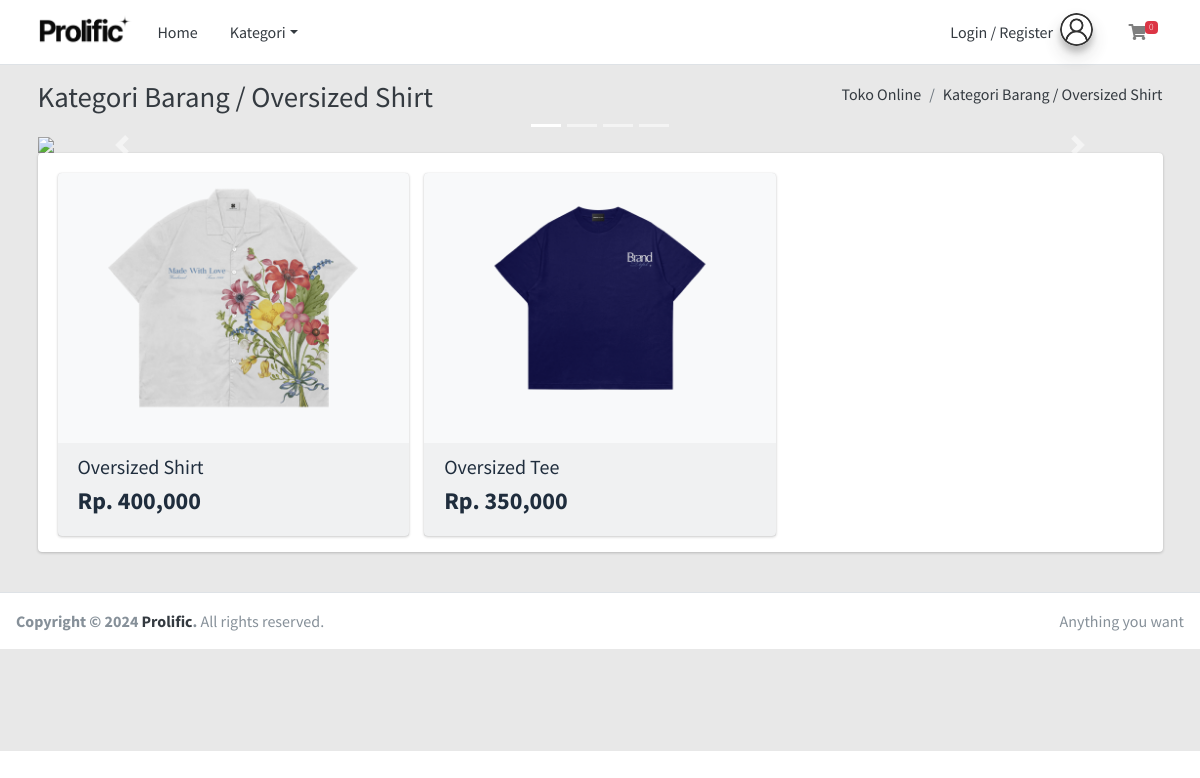
The page /home/kategori/10 on the database its author committed.
### tables this page shows
CREATE TABLE `tbl_barang` (
  `id_barang` int(11) NOT NULL,
  `nama_barang` varchar(255) DEFAULT NULL,
  `id_kategori` int(11) DEFAULT NULL,
  `harga` int(11) DEFAULT NULL,
  `deskripsi` mediumtext DEFAULT NULL,
  `gambar` text DEFAULT NULL,
  `berat` int(11) NOT NULL
);

### application/views/layout/v_wrapper_frontend.php (called while the page is built)
<?php
require_once('v_head.php');
require_once('v_header_frontend.php');
require_once('v_nav_frontend.php');
require_once('v_content.php');
require_once('v_footer_frontend.php');

### application/controllers/Home.php (called while the page is built, shortened)
<?php
class Home extends CI_Controller {
    public function __construct()
    {
        $this->load->model('m_home');
    }
    public function kategori($id_kategori)
    {
        $kategori = $this->m_home->kategori($id_kategori);
        $data = array(
            'title' => 'Kategori Barang / '.$kategori->nama_kategori,
            'barang' => $this->m_home->get_all_data_barang($id_kategori),
            'isi' => 'v_kategori_barang',
        );
        $this->load->view('layout/v_wrapper_frontend', $data, FALSE);
    }
}

### index.php (called while the page is built, shortened)
<?php
require_once BASEPATH.'core/CodeIgniter.php';

### application/views/layout/v_content.php (called while the page is built)
<?php
if ($isi) {
    $this->load->view($isi);
}
?>

### application/models/M_home.php (called while the page is built, shortened)
<?php
class M_home extends CI_Model
{
    public function get_all_data_kategori()
    {
        $this->db->select('*');
        $this->db->from('tbl_kategori');
        $this->db->order_by('id_kategori', 'desc');
        return $this->db->get()->result();
    }
    public function kategori($id_kategori)
    {
        $this->db->select('*');
        $this->db->from('tbl_kategori');
        $this->db->where('id_kategori', $id_kategori);
        return $this->db->get()->row();
    }
    public function get_all_data_barang($id_kategori)
    {
        $this->db->select('*');
        $this->db->from('tbl_barang');
        $this->db->join('tbl_kategori', 'tbl_kategori.id_kategori = tbl_barang.id_kategori', 'left');
        $this->db->where('tbl_barang.id_kategori', $id_kategori);
        return $this->db->get()->result();
    }
}

### application/views/v_kategori_barang.php (the view, shortened to what this page needs)
<div id="carouselExampleIndicators" class="carousel slide" data-ride="carousel">
    <ol class="carousel-indicators">
        <li data-target="#carouselExampleIndicators" data-slide-to="0" class="active"></li>
        <li data-target="#carouselExampleIndicators" data-slide-to="1"></li>
        <li data-target="#carouselExampleIndicators" data-slide-to="2"></li>
        <li data-target="#carouselExampleIndicators" data-slide-to="3"></li>
    </ol>
    <div class="carousel-inner">
        <div class="carousel-item active">
            <img class="d-block w-100" src="<?= base_url() ?>assets/slider/slider1.png">
        </div>
    </div>
    <a class="carousel-control-prev" href="#carouselExampleIndicators" role="button" data-slide="prev">
        <span class="carousel-control-prev-icon" aria-hidden="true"></span>
    </a>
    <a class="carousel-control-next" href="#carouselExampleIndicators" role="button" data-slide="next">
        <span class="carousel-control-next-icon" aria-hidden="true"></span>
    </a>
</div>
<div class="card card-solid">
    <div class="card-body pb-0">
        <div class="row">
            <?php foreach ($barang as $key => $value) { ?>
                <div class="col-sm-4">
                    <?php
                    echo form_open('belanja/add');
                    ?>
                    <a href="<?= base_url('home/detail_barang/' . $value->id_barang) ?>">
                        <div class="card bg-light">
                            <div class="card-body pt-0">
                                <div class="row">
                                    <div class="col-12 text-center">
                                        <img src="<?= base_url('assets/gambar/' . $value->gambar) ?>" width="250px" height="250px" class="img-fluid">
                                    </div>
                                </div>
                            </div>
                            <div class="card-footer">
                                <div>
                                    <h2 class="lead"><b><?= $value->nama_barang ?></b></h2>
                                </div>
                                <div class="row">
                                    <div class="col-sm-12">
                                        <div class="text-left">
                                            <h4><span class="font-weight-bold">
                                                    Rp. <?= number_format($value->harga, 0) ?>
                                                </span></h4>
                                        </div>
                                    </div>
                                </div>
                            </div>
                        </div>
                    </a>
                    <?php echo form_close(); ?>
                </div>
            <?php } ?>
        </div>
    </div>
</div>

### application/views/layout/v_head.php (shortened to what this page needs)
<!DOCTYPE html>
<html>
<head>
  <link rel="stylesheet" href="<?= base_url() ?>template/plugins/fontawesome-free/css/all.min.css">
  <link rel="stylesheet" href="https://code.ionicframework.com/ionicons/2.0.1/css/ionicons.min.css">
  <link rel="stylesheet" href="<?= base_url() ?>template/plugins/datatables-bs4/css/dataTables.bootstrap4.min.css">
  <link rel="stylesheet" href="<?= base_url() ?>template/plugins/datatables-responsive/css/responsive.bootstrap4.min.css">
  <link rel="stylesheet" href="<?= base_url() ?>template/plugins/sweetalert2-theme-bootstrap-4/bootstrap-4.min.css">
  <link rel="stylesheet" href="<?= base_url() ?>template/dist/css/adminlte.min.css">
</head>

### application/views/layout/v_header_frontend.php
<body class="hold-transition layout-top-nav">
    <div class="wrapper">

### application/views/layout/v_nav_frontend.php (shortened to what this page needs)
<nav class="main-header navbar navbar-expand-md navbar-light navbar-white">
    <div class="container">
        <a href="<?= base_url() ?>" class="navbar-brand">
            <img src="<?= base_url() ?>assets/prolific/logo.png" height="37.5px">
        </a>
        <div class="collapse navbar-collapse order-3" id="navbarCollapse">
            <ul class="navbar-nav">
                <li class="nav-item">
                    <a href="<?= base_url() ?>" class="nav-link text-dark">Home</a>
                </li>
                <li class="nav-item dropdown">
                    <a id="dropdownSubMenu1" href="#" data-toggle="dropdown" aria-haspopup="true" aria-expanded="false" class="nav-link dropdown-toggle text-dark">Kategori</a>
                </li>
            </ul>
        </div>
        <ul class="order-1 order-md-3 navbar-nav navbar-no-expand ml-auto">
            <li class="nav-item dropdown">
                <?php if ($this->session->userdata('email') == "") { ?>
                    <a class="nav-link" href="<?= base_url('pelanggan/login') ?>">
                        <span class="brand-text mr-1 text-dark">Login / Register</span>
                        <img src="<?= base_url() ?>assets/foto/foto_default.png" alt="User Avatar" class="brand-image img-circle elevation-3"
                            style="opacity: .8">
                    </a>
                <?php } ?>
            </li>
            <?php $keranjang = $this->cart->contents();
               $jml_item = 0;
               ?>
            <li class="nav-item dropdown">
                <a class="nav-link" data-toggle="dropdown" href="#">
                    <i class="fas fa-shopping-cart"></i>
                    <span class="badge badge-danger navbar-badge"><?= $jml_item ?></span>
                </a>
            </li>
        </ul>
    </div>
</nav>
<div class="content-wrapper" style="background: #e8e8e8;">
    <div class="content-header">
        <div class="container">
            <div class="row mb-2">
                <div class="col-sm-6">
                    <h1 class="m-0 text-dark"><?= $title ?></h1>
                </div>
                <div class="col-sm-6">
                    <ol class="breadcrumb float-sm-right">
                        <li class="breadcrumb-item"><a href="<?= base_url() ?>" class="text-dark">Toko Online</a></li>
                        <li class="breadcrumb-item"><a href="#" class="text-dark"><?= $title ?></a></li>
                    </ol>
                </div>
            </div>
        </div>
    </div>
    <div class="content">
        <div class="container">

### application/views/layout/v_footer_frontend.php (shortened to what this page needs)
<br>
</div>
</div>
<footer class="main-footer">
    <div class="float-right d-none d-sm-inline">
        Anything you want
    </div>
    <strong>Copyright &copy; 2024 <a href="#" class="font-weight-bold text-dark">Prolific</a>.</strong> All rights reserved.
</footer>
</div>
</body>
</html>

### rows shown on the page
tbl_barang: gambar (picture), nama_barang "Oversized Shirt", harga "400,000"
tbl_barang: gambar (picture), nama_barang "Oversized Tee", harga "350,000"

### other values the page prints
$jml_item "0"
$title "Kategori Barang / Oversized Shirt"
